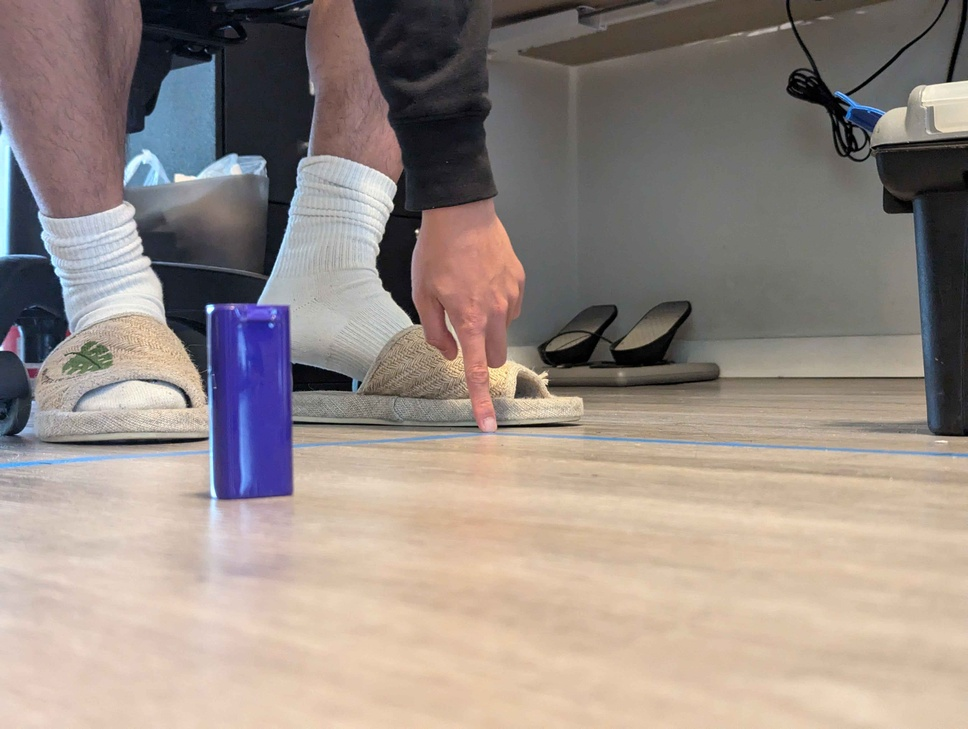
#> input picture Images/close.jpg, 968 x 729 px, shrunk from 4080 x 3072 before the run, given in place of the camera
$ python tracking.py
#> lines starting #> are read from the running program, lines starting #| are printed output that depends on the picture; after the words box and inside, x2 and y2 are one past the last pixel; in counts of white or black regions, pixels touching at a corner belong together
import cv2
import numpy as np

# Initialize the camera
cap = cv2.VideoCapture(0)

# Define the color range for the object to track (e.g., blue color)
lower_purple = np.array([125, 50, 50])
upper_purple = np.array([150, 255, 255])
while True:
    # Capture frame-by-frame
    ret, frame = cap.read()
#> frame is the input picture: shape (729, 968, 3); mean B, G, R 132.8, 139.5, 151.2

    if not ret:
        break

    # Convert the frame to HSV color space
    hsv = cv2.cvtColor(frame, cv2.COLOR_BGR2HSV)
#> hsv: shape (729, 968, 3); mean H, S, V 44.6, 48.6, 156.9

    # Create a mask for the color
    mask = cv2.inRange(hsv, lower_purple, upper_purple)
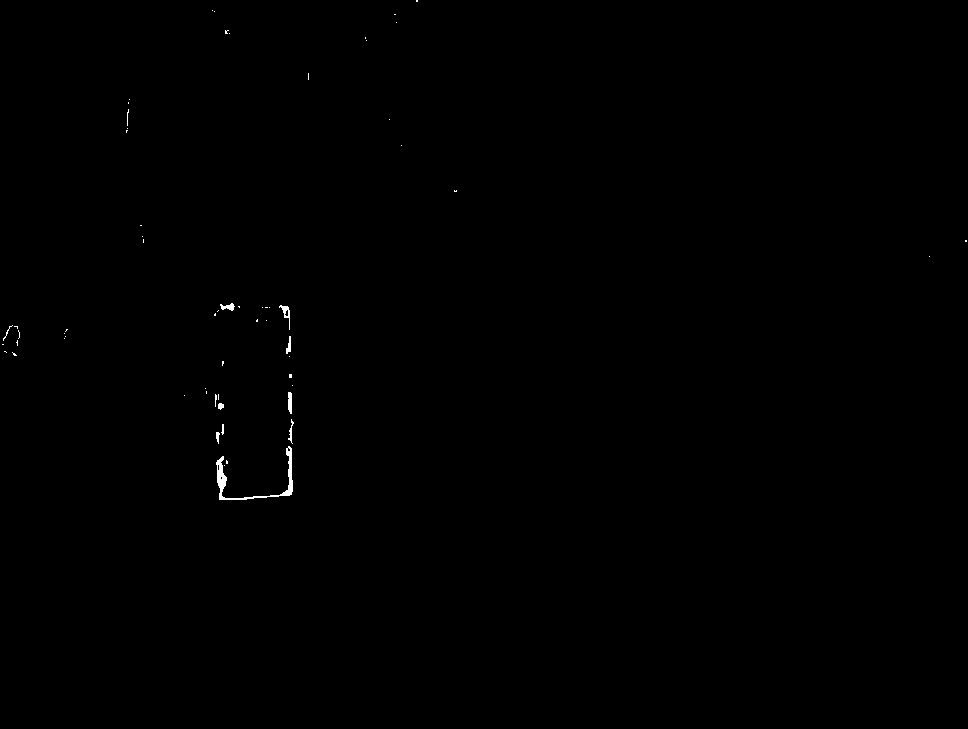
#> mask: shape (729, 968); 0.18% white; 62 white regions (52 under 20 px)

    # Find contours
    contours, _ = cv2.findContours(mask, cv2.RETR_TREE, cv2.CHAIN_APPROX_SIMPLE)
#> contours = 66 contours, 59 with area under 20; largest, box (x1, y1, x2, y2) and area: (216, 446, 293, 500) 446, (279, 305, 290, 330) 66, (288, 392, 292, 414) 56, (220, 303, 235, 311) 49, (286, 336, 291, 354) 32, (288, 419, 294, 444) 24, (218, 403, 224, 410) 22

    if contours:
        # Find the largest contour
        largest_contour = max(contours, key=cv2.contourArea)
#> largest_contour = contour of 87 points, box (x1, y1, x2, y2) (216, 446, 293, 500), area 446

        # Get the bounding box coordinates
        x, y, w, h = cv2.boundingRect(largest_contour)
#> x = 216; y = 446; w = 77; h = 54

        # Calculate the center of the bounding box
        center_x = x + w // 2
#> center_x = 254
        center_y = y + h // 2
#> center_y = 473

        # Draw the bounding box and center point on the frame
        cv2.rectangle(frame, (x, y), (x + w, y + h), (0, 255, 0), 2)
        cv2.circle(frame, (center_x, center_y), 5, (0, 255, 0), -1)
#> frame: shape (729, 968, 3); mean B, G, R 132.6, 139.6, 151.1

        # Display the coordinates
        cv2.putText(frame, f"X: {center_x}, Y: {center_y}", (center_x - 50, center_y - 10), cv2.FONT_HERSHEY_SIMPLEX, 0.5, (255, 255, 255), 2)
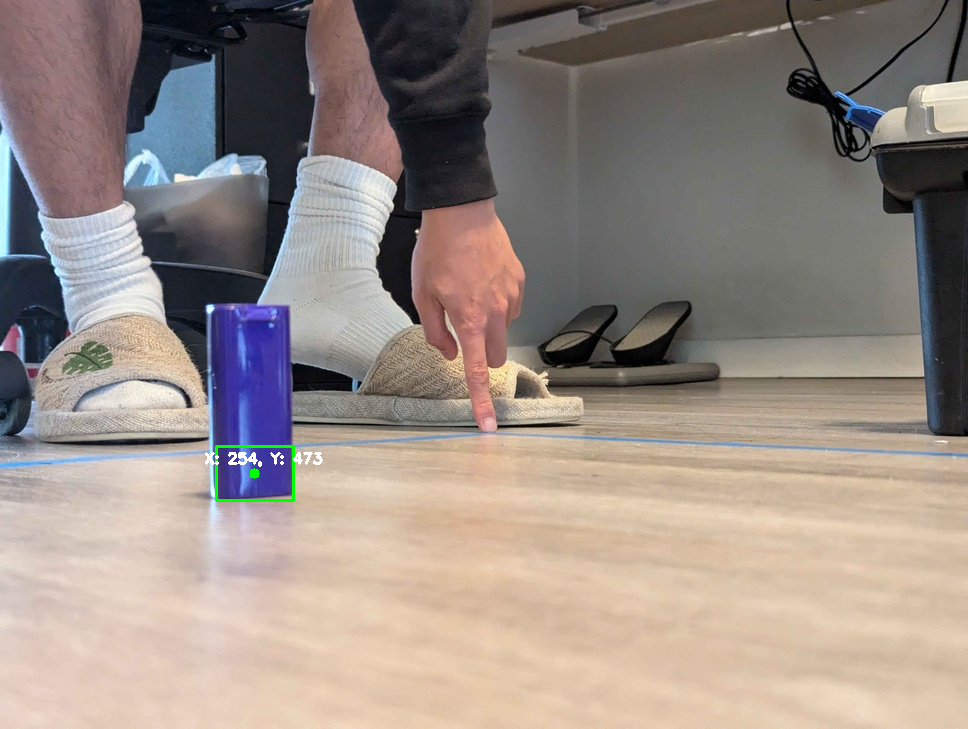
#> frame: shape (729, 968, 3); mean B, G, R 132.6, 139.8, 151.2

        # Print the coordinates
        print(f"Object coordinates: X: {center_x}, Y: {center_y}")
#| Object coordinates: X: 254, Y: 473

    # Display the resulting frame
    cv2.imshow('Frame', frame)
    cv2.imshow('Mask', mask)

    # Break the loop on 'q' key press
    if cv2.waitKey(1) & 0xFF == ord('q'):
#> (key q is pressed here)
        break

# Release the camera and close all OpenCV windows
cap.release()
cv2.destroyAllWindows()
